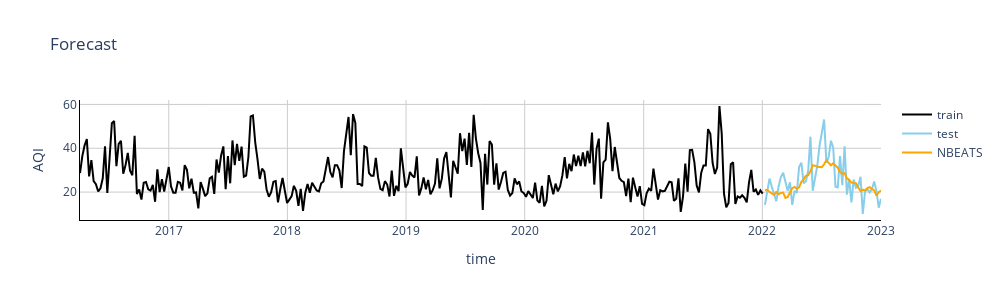
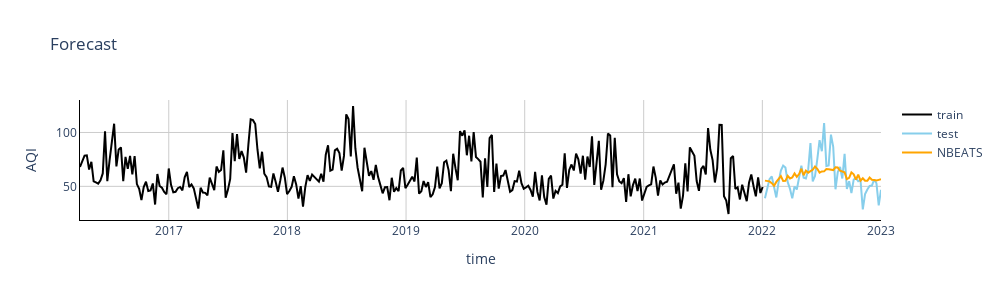
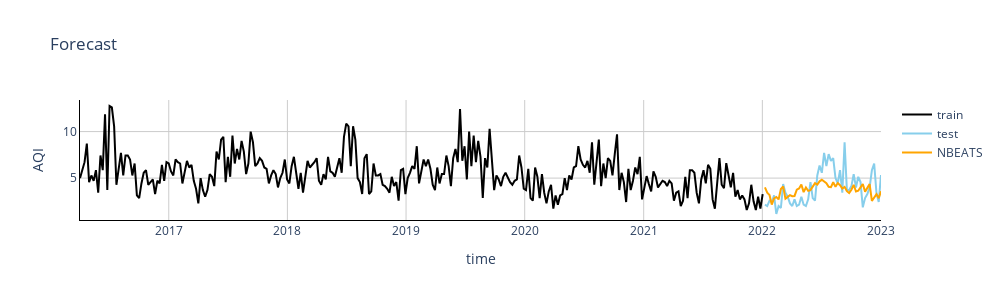
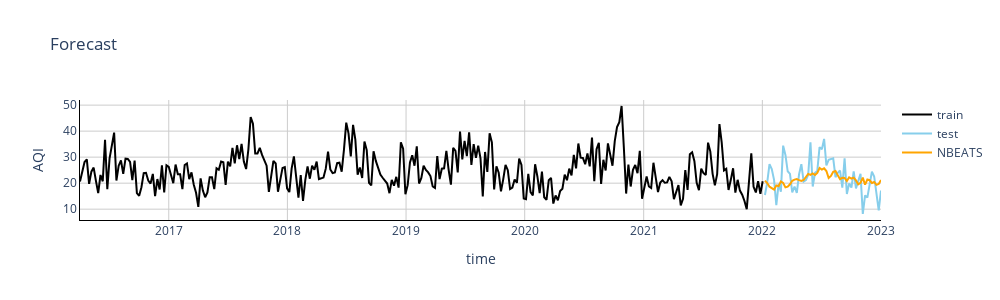

These figures' notebook cell, in order:
### Markdown cell above
#### Try Out

### Code cell
for pollutant in data[['pm10','pm25','co','no2','o3']]:
    obj = TimeObject(df=data, column=pollutant, agg_freq='W')
    obj.NIXTLA_train_test(split=52)

    model = NBEATS(
        h=52,
        input_size=study_nhits.best_trial.params.get('input_size'),
        loss=DistributionLoss(distribution='StudentT', level=[95], return_params=True),
        stack_types=study_nhits.best_trial.params.get('n_stacks')*['identity'],
        n_blocks =[study_nhits.best_trial.params.get('n_blocks') for _ in range(study_nhits.best_trial.params.get('n_stacks'))],
        max_steps=study_nhits.best_trial.params.get('max_steps'),
        val_check_steps=3,
        learning_rate=1e-3
    )
    fcst = NeuralForecast(
        models=[model],
        freq='W',
        local_scaler_type=study_nhits.best_trial.params.get('local_scaler_type')
    )
    fcst.fit(df=obj.Y_train, verbose=False)
    prediction = fcst.predict(df=obj.Y_train, verbose=False)

    fig = obj.plot_forecast(forecast_df=prediction, confidence=None, method='NBEATS', show=False)
    fig.update_layout({'width':1000, 'height':300})
    fig.show()
